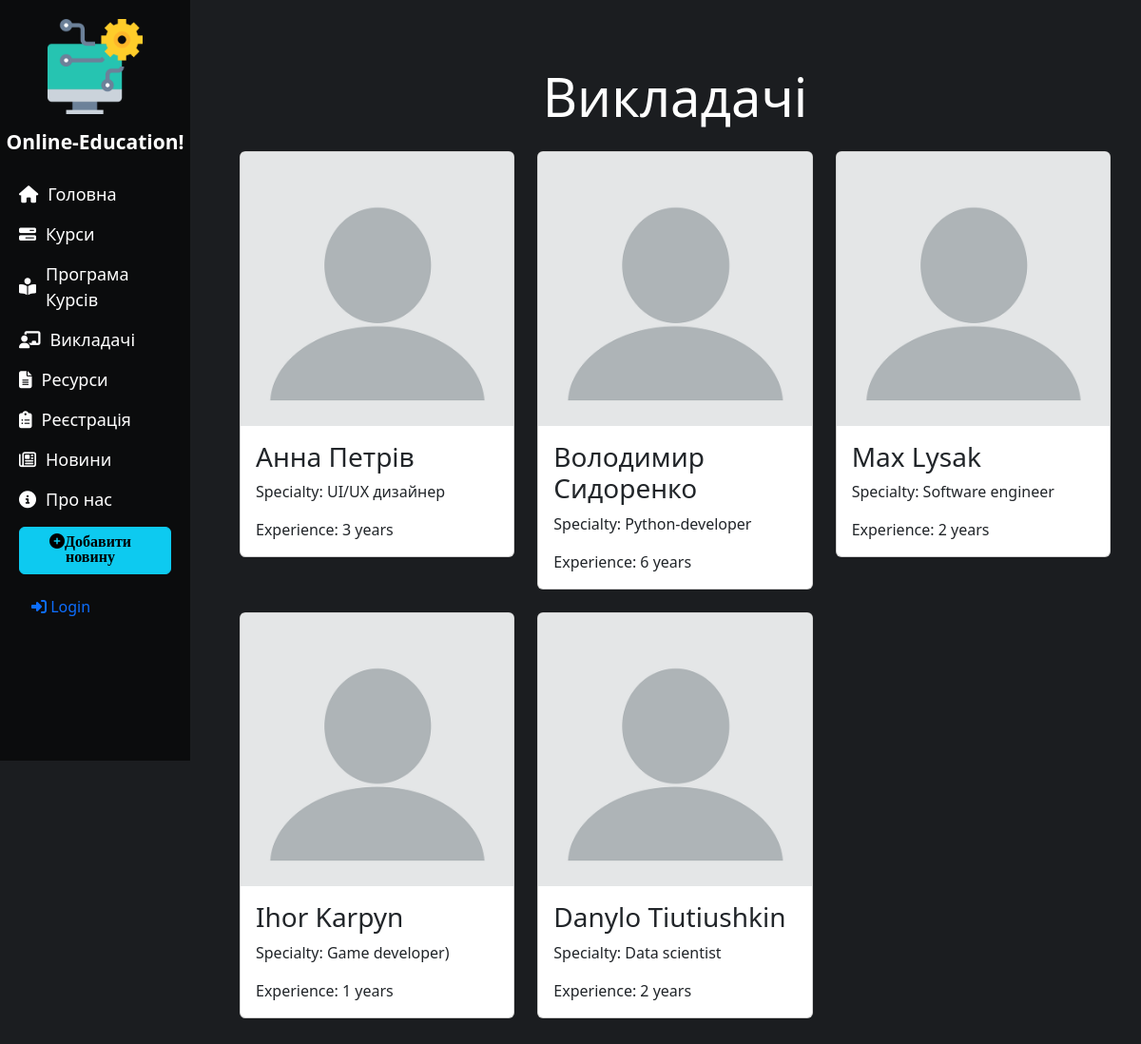
The page /instructors/ on the database its author committed.
### main/models.py (models this page shows, shortened)
class Teacher(models.Model):
    name = models.CharField(max_length=100)
    specialty = models.CharField(max_length=100)
    experience = models.IntegerField()
    image = models.ImageField(blank=True, upload_to = 'teachers/')

### main/views.py (the view)
# urls.py: path('instructors/', views.instructors, name='instructors'),
def instructors(request):
    teachers_list = Teacher.objects.all()
    return render(request, 'main/instructors.html', {'teachers': teachers_list})

### main/templates/main/instructors.html (shortened to what this page needs)
{% extends 'main/layout.html' %}
{% block content %}
    <div class="container mt-5">
        <h2 class="mb-4 display-4 text-center">Викладачі</h2>
        <div class="row">
            {% for teacher in teachers %}
                <div class="col-md-4 mb-4">
                    <div class="card">
                        <img src="{{ teacher.image.url }}" class="card-img-top" alt="{{ teacher.name }} Image">
                        <div class="card-body">
                            <h3 class="card-title">{{ teacher.name }}</h3>
                            <p class="card-text">Specialty: {{ teacher.specialty }}</p>
                            <p class="card-text">Experience: {{ teacher.experience }} years</p>
                        </div>
                    </div>
                </div>
            {% endfor %}
        </div>
    </div>
{% endblock %}

### main/static/main/css/main.css (style rules this page uses)
body { margin: 0; padding: 0; background: #1b1d20; color: #ffffff; }

### rows shown on the page
Teacher: image (placeholder picture), name "Анна Петрів", specialty "UI/UX дизайнер", experience "3"
Teacher: image (picture), name "Володимир Сидоренко", specialty "Python-developer", experience "6"
Teacher: image (picture), name "Max Lysak", specialty "Software engineer", experience "2"
Teacher: image (picture), name "Ihor Karpyn", specialty "Game developer)", experience "1"
Teacher: image (picture), name "Danylo Tiutiushkin", specialty "Data scientist", experience "2"
